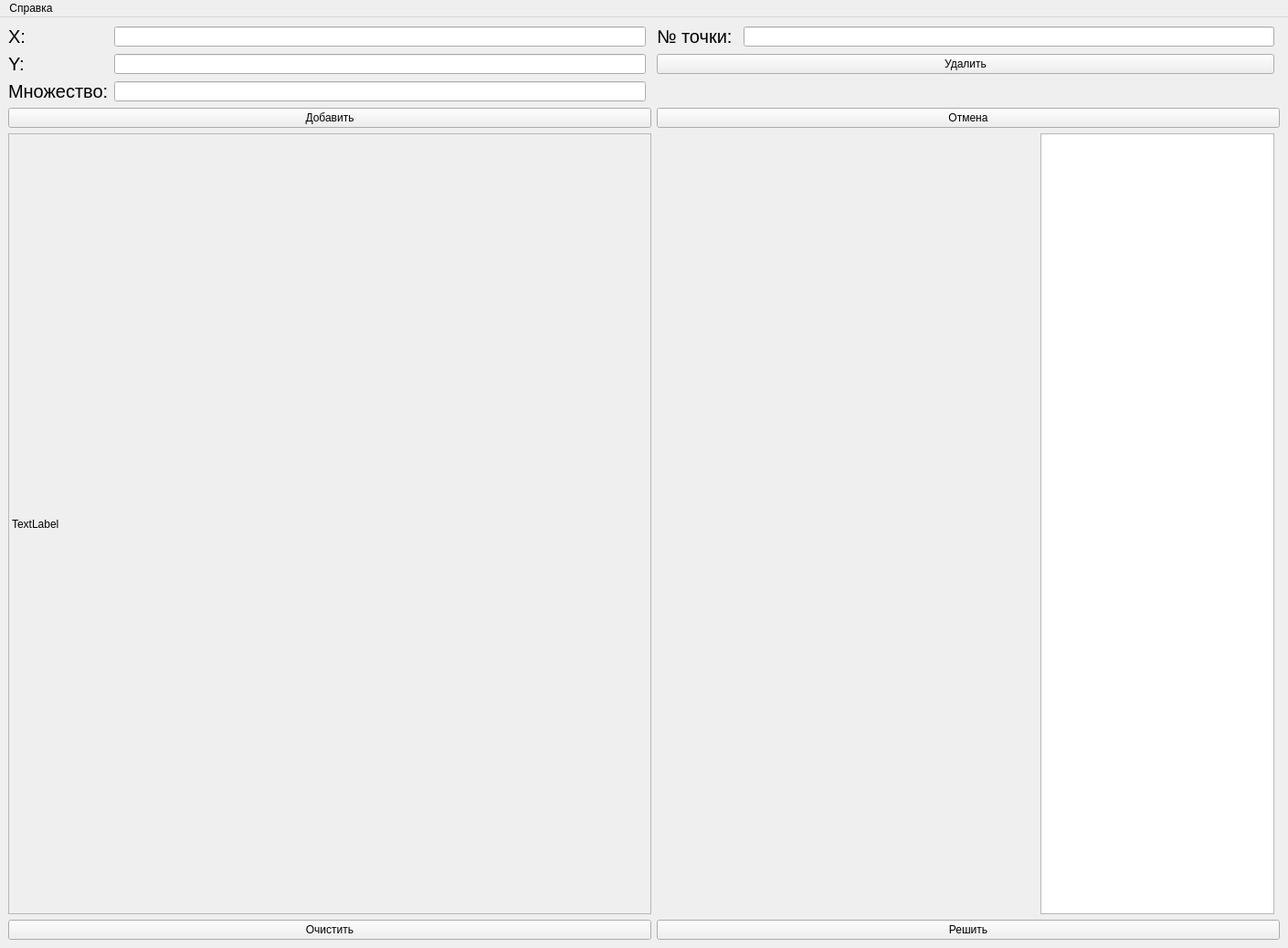
<?xml version="1.0" encoding="UTF-8"?>
<ui version="4.0">
 <class>MainWindow</class>
 <widget class="QMainWindow" name="MainWindow">
  <property name="geometry">
   <rect>
    <x>0</x>
    <y>0</y>
    <width>1410</width>
    <height>1038</height>
   </rect>
  </property>
  <property name="windowTitle">
   <string>Лабораторная работа №1</string>
  </property>
  <widget class="QWidget" name="centralwidget">
   <layout class="QGridLayout" name="gridLayout">
    <item row="2" column="1">
     <widget class="QLabel" name="setAddLabel">
      <property name="font">
       <font>
        <pointsize>15</pointsize>
       </font>
      </property>
      <property name="text">
       <string>Множество:</string>
      </property>
     </widget>
    </item>
    <item row="0" column="2">
     <widget class="QLineEdit" name="xAddLineEdit"/>
    </item>
    <item row="5" column="1" colspan="3">
     <widget class="QPushButton" name="cleanButton">
      <property name="text">
       <string>Очистить</string>
      </property>
      <property name="shortcut">
       <string>Ctrl+D</string>
      </property>
     </widget>
    </item>
    <item row="3" column="5" colspan="4">
     <widget class="QPushButton" name="cancleButton">
      <property name="text">
       <string>Отмена</string>
      </property>
      <property name="shortcut">
       <string>Ctrl+Z</string>
      </property>
     </widget>
    </item>
    <item row="0" column="1">
     <widget class="QLabel" name="xAddLabel">
      <property name="font">
       <font>
        <pointsize>15</pointsize>
       </font>
      </property>
      <property name="text">
       <string>X:</string>
      </property>
     </widget>
    </item>
    <item row="0" column="5">
     <widget class="QLabel" name="pointNumLabel">
      <property name="font">
       <font>
        <pointsize>15</pointsize>
       </font>
      </property>
      <property name="text">
       <string>№ точки:</string>
      </property>
     </widget>
    </item>
    <item row="5" column="5" colspan="4">
     <widget class="QPushButton" name="solveButton">
      <property name="styleSheet">
       <string notr="true">color = rgb(143, 100, 164)</string>
      </property>
      <property name="text">
       <string>Решить</string>
      </property>
      <property name="shortcut">
       <string>Ctrl+S</string>
      </property>
     </widget>
    </item>
    <item row="1" column="2">
     <widget class="QLineEdit" name="yAddLineEdit"/>
    </item>
    <item row="2" column="2">
     <widget class="QLineEdit" name="setAddLineEdit"/>
    </item>
    <item row="1" column="1">
     <widget class="QLabel" name="yAddLabel">
      <property name="font">
       <font>
        <pointsize>15</pointsize>
       </font>
      </property>
      <property name="text">
       <string>Y:</string>
      </property>
     </widget>
    </item>
    <item row="0" column="7">
     <widget class="QLineEdit" name="pointDelLineEdit"/>
    </item>
    <item row="3" column="1" colspan="3">
     <widget class="QPushButton" name="addButton">
      <property name="enabled">
       <bool>true</bool>
      </property>
      <property name="text">
       <string>Добавить</string>
      </property>
      <property name="shortcut">
       <string>Ctrl+V</string>
      </property>
     </widget>
    </item>
    <item row="1" column="5" colspan="3">
     <widget class="QPushButton" name="delButton">
      <property name="enabled">
       <bool>true</bool>
      </property>
      <property name="text">
       <string>Удалить</string>
      </property>
      <property name="shortcut">
       <string>Ctrl+V</string>
      </property>
     </widget>
    </item>
    <item row="4" column="7" alignment="Qt::AlignRight">
     <widget class="QTableWidget" name="tableWidget"/>
    </item>
    <item row="4" column="1" colspan="3">
     <widget class="QLabel" name="labelCanvas">
      <property name="autoFillBackground">
       <bool>true</bool>
      </property>
      <property name="styleSheet">
       <string notr="true">bg: rgb(255, 100, 100)</string>
      </property>
      <property name="frameShape">
       <enum>QFrame::StyledPanel</enum>
      </property>
      <property name="text">
       <string>TextLabel</string>
      </property>
     </widget>
    </item>
   </layout>
  </widget>
  <widget class="QMenuBar" name="menubar">
   <property name="geometry">
    <rect>
     <x>0</x>
     <y>0</y>
     <width>1410</width>
     <height>25</height>
    </rect>
   </property>
   <widget class="QMenu" name="infoMenu">
    <property name="title">
     <string>Справка</string>
    </property>
    <addaction name="progInfo"/>
    <addaction name="authorInfo"/>
    <addaction name="separator"/>
    <addaction name="exitAction"/>
   </widget>
   <addaction name="infoMenu"/>
  </widget>
  <action name="progInfo">
   <property name="text">
    <string>О программе</string>
   </property>
  </action>
  <action name="authorInfo">
   <property name="text">
    <string>Об авторе</string>
   </property>
  </action>
  <action name="exitAction">
   <property name="text">
    <string>Выход</string>
   </property>
   <property name="shortcut">
    <string>Ctrl+E</string>
   </property>
   <property name="menuRole">
    <enum>QAction::ApplicationSpecificRole</enum>
   </property>
   <property name="shortcutVisibleInContextMenu">
    <bool>false</bool>
   </property>
  </action>
 </widget>
 <resources/>
 <connections/>
</ui>
